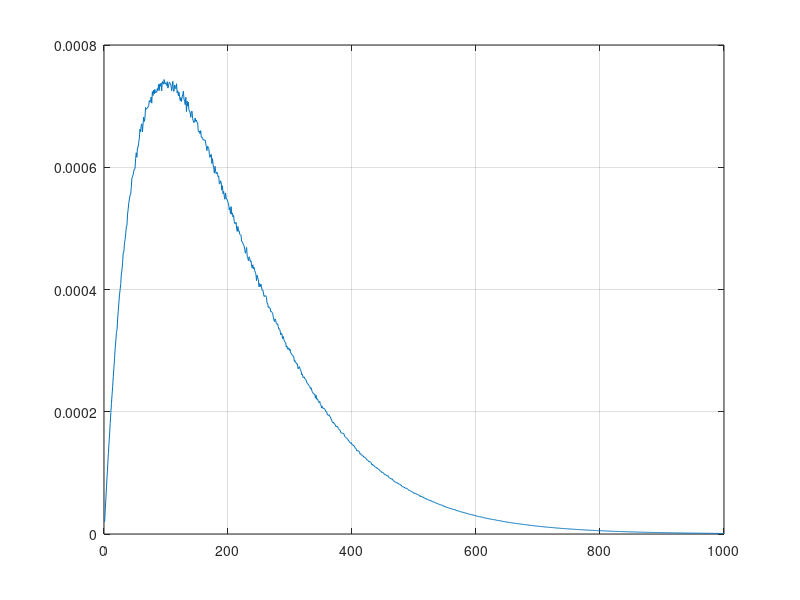
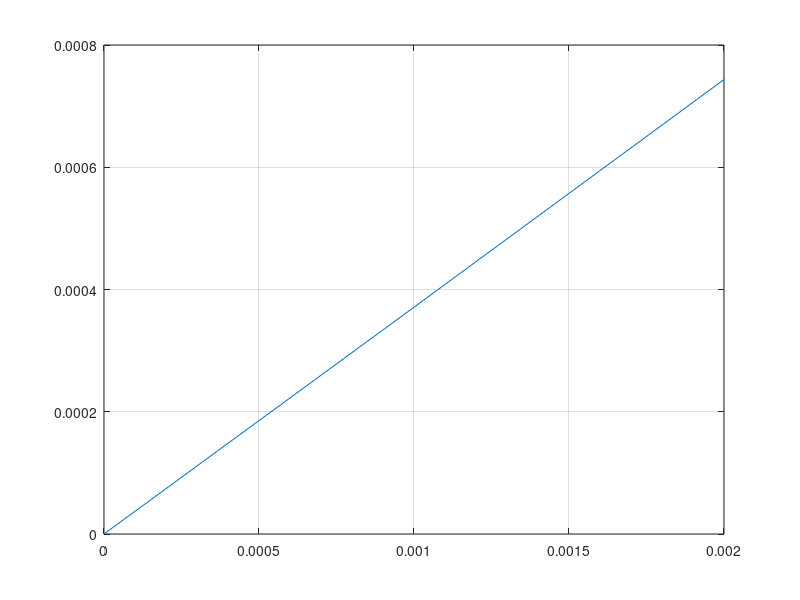

MATLAB code to generate these figures, in order:
Depth=[100 200 300 400 500];
d=Depth+sqrt(Depth).*randn(size(Depth));

%%
Depth=100;
counter=0;
std_max=[];
for x=0:0.001:0.002
for z=1:1000
    d=Depth+(Depth*x).*randn(10000,1);        
    y=exp(-z./d);
    y_std(z)=std(y);
end     
counter=counter+1;
std_max(counter)=max(y_std);
end
%%
figure; plot(y_std); grid on
figure; plot([0:0.001:0.002], std_max); grid on
%%